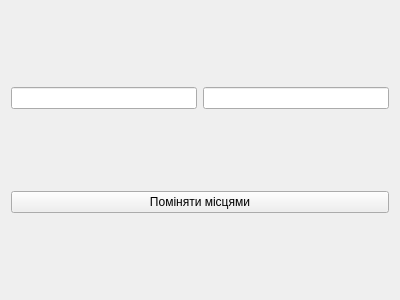
<?xml version="1.0" encoding="UTF-8"?>
<ui version="4.0">
 <class>MainWindow</class>
 <widget class="QMainWindow" name="MainWindow">
  <property name="geometry">
   <rect>
    <x>0</x>
    <y>0</y>
    <width>400</width>
    <height>300</height>
   </rect>
  </property>
  <property name="windowTitle">
   <string>MainWindow</string>
  </property>
  <widget class="QWidget" name="centralWidget">
   <layout class="QVBoxLayout" name="verticalLayout">
    <item>
     <layout class="QHBoxLayout" name="horizontalLayout">
      <item>
       <widget class="QLineEdit" name="lineEdit"/>
      </item>
      <item>
       <widget class="QLineEdit" name="lineEdit_2"/>
      </item>
     </layout>
    </item>
    <item>
     <widget class="QPushButton" name="pushButton">
      <property name="text">
       <string>Поміняти місцями</string>
      </property>
     </widget>
    </item>
   </layout>
  </widget>
 </widget>
 <layoutdefault spacing="6" margin="11"/>
 <resources/>
 <connections/>
</ui>
